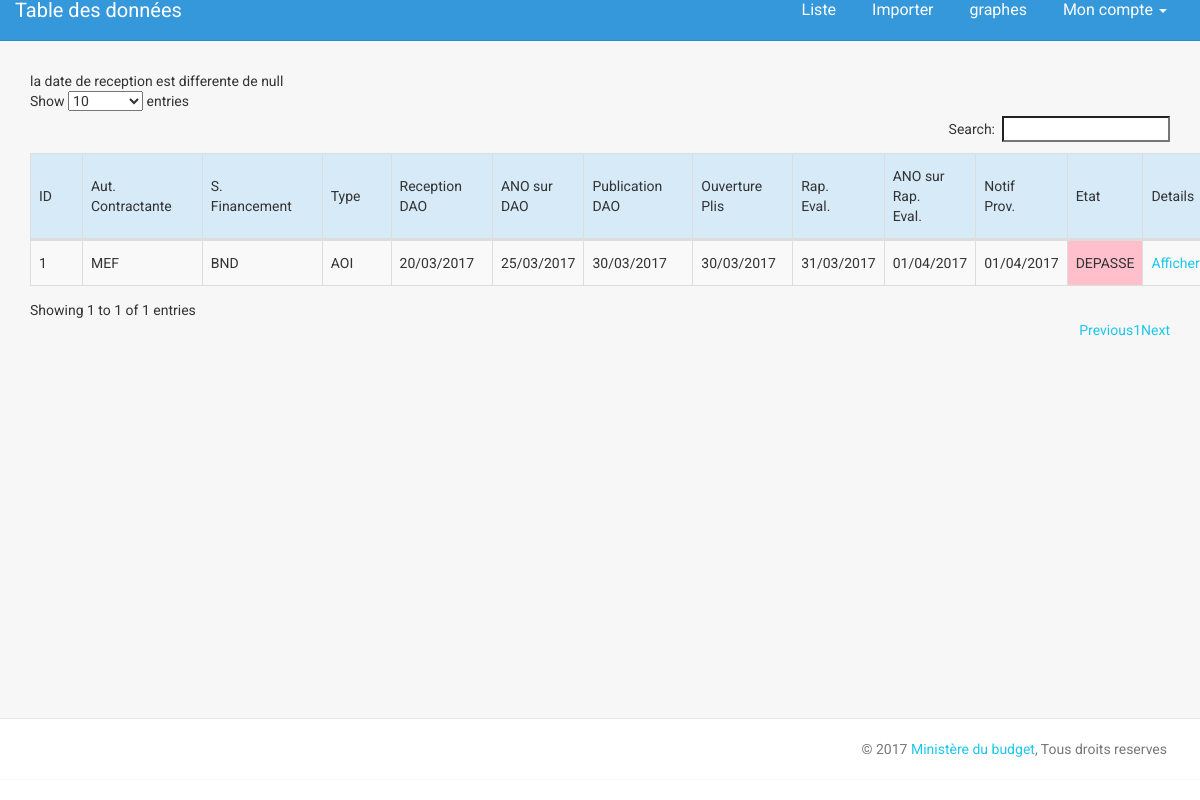
The page /data.php on the database as committed earlier.
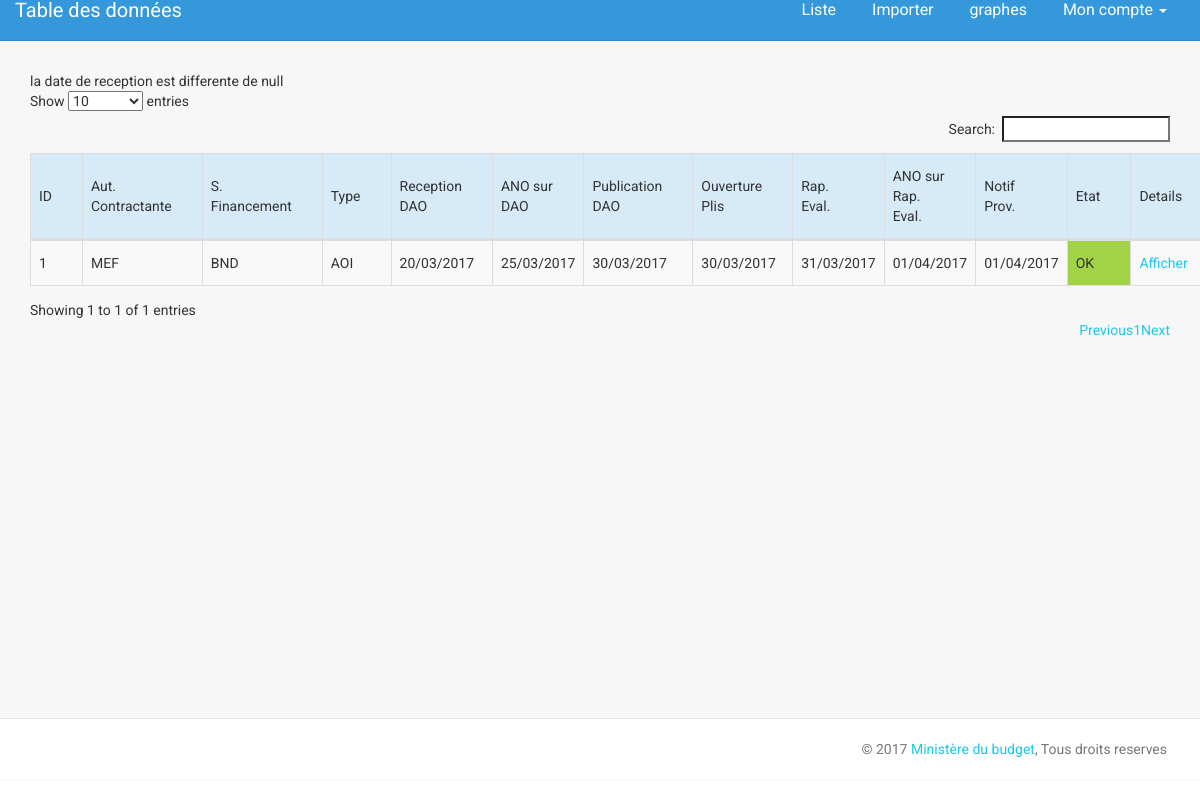
The same page on the database as committed later.
### tables this page shows
CREATE TABLE IF NOT EXISTS `projet` (
  `idProjet` int(11) NOT NULL AUTO_INCREMENT,
  `autoriteContractante` varchar(20) NOT NULL,
  `description` tinytext NOT NULL,
  `sourceFinancement` varchar(60) NOT NULL,
  `typeProcedure` varchar(20) NOT NULL,
  `dateReceptionDAO` varchar(20) NOT NULL,
  `dateAnoSurDAO` varchar(20) NOT NULL,
  `datePublicationDAO` varchar(20) NOT NULL,
  `dateOuverturePlis` varchar(20) NOT NULL,
  `dateRapportEvaluation` varchar(20) NOT NULL,
  `dateAnoSurRapEval` varchar(20) NOT NULL,
  `dateNotifProvisoir` varchar(20) NOT NULL,
  `projetNegoContrat` varchar(20) NOT NULL,
  `dateAnoProjetContrat` varchar(20) NOT NULL,
  `attribuaire` varchar(20) NOT NULL,
  `approbationAttribuaire` varchar(20) DEFAULT NULL,
  `montant` varchar(25) NOT NULL,
  `approbationAC` varchar(20) NOT NULL,
  `approbationACGPMP` varchar(20) NOT NULL,
  `approbationMEF` varchar(20) NOT NULL,
  `totalJour` varchar(10) DEFAULT NULL,
  `inferieur60` varchar(10) NOT NULL,
  `inferieur90` varchar(10) NOT NULL,
  `inferieur120` varchar(10) NOT NULL,
  `superieur120` varchar(10) NOT NULL,
  `commentaire` tinytext NOT NULL,
  `dateInsertion` datetime NOT NULL,
  PRIMARY KEY (`idProjet`)
);

### bd/CRUD.php (called while the page is built, shortened)
<?php
class CRUD{
	private $bdd ;
	public function setDb($p) {
			$this -> bdd = $p ;
		}
	public function selectProjetAll() {
			$requete = $this -> bdd ->query('SELECT * FROM projet
											ORDER BY dateInsertion DESC
										');
			$results = array();
			if($requete ->rowCount()>0){
					while($tmp = $requete -> fetch()){
						$results[] = new Projet($tmp);
				}
				return $results;
			}else return null;
		}
	public function selectProjetById($id) {
			$id = (int) $id;
			$requete = $this -> bdd ->prepare('SELECT * FROM projet
												WHERE idProjet = :id
												ORDER BY dateInsertion DESC
												LIMIT 1
												');
			$requete->bindValue(':id', $id, PDO::PARAM_INT);
			$requete->execute();
			if($requete ->rowCount()>0){
				$tmp = $requete -> fetch();
				$result = new Projet($tmp);
				return $result;
			}else return null;
		}
}
?>

### bd/Projet.php (called while the page is built, shortened)
<?php
class Projet {
	private $idProjet ;
	private $autoriteContractante ;
	private $sourceFinancement ;
	private $typeProcedure ;
	private $dateReceptionDAO ;
	private $dateAnoSurDAO ;
	private $datePublicationDAO;
	private $dateOuverturePlis ;
	private $dateRapportEvaluation ;
	private $dateAnoSurRapEval ;
	private $dateNotifProvisoir ;
	private $projetNegoContrat ;
	private $dateAnoProjetContrat ;
	private $approbationAttribuaire ;
	private $approbationAC ;
	private $approbationACGPMP ;
	private $approbationMEF ;
	public function getIdProjet () { return $this -> idProjet; }
	public function getSourceFinancement () { return $this -> sourceFinancement; }
	public function getAutoriteContractante () { return $this -> autoriteContractante; }
	public function getTypeProcedure () { return $this -> typeProcedure; }
	public function getDateReceptionDAO () { return $this -> dateReceptionDAO; }
	public function getDateAnoSurDAO () { return $this -> dateAnoSurDAO; }
	public function getDatePublicationDAO () { return $this -> datePublicationDAO; }
	public function getDateOuverturePlis () { return $this -> dateOuverturePlis; }
	public function getDateRapportEvaluation () { return $this -> dateRapportEvaluation; }
	public function getDateAnoSurRapEval () { return $this -> dateAnoSurRapEval; }
	public function getDateNotifProvisoir () { return $this -> dateNotifProvisoir; }
	public function getprojetNegoContrat() { return $this -> projetNegoContrat ; }
	public function getDateAnoProjetContrat() { return $this -> dateAnoProjetContrat ; }
	public function getApprobationAttribuaire() { return $this -> approbationAttribuaire ; }
	public function getApprobationAC() { return $this -> approbationAC ; }
	public function getApprobationACGPMP() { return $this -> approbationACGPMP ; }
	public function getApprobationMEF() { return $this -> approbationMEF ; }
	public function setIdProjet($p) { $this -> idProjet = $p ; }
	public function setSourceFinancement($p) { $this -> sourceFinancement = $p ; }
	public function setAutoriteContractante($p) { $this -> autoriteContractante = $p ; }
	public function setTypeProcedure($p) { $this -> typeProcedure = $p ; }
	public function setDateReceptionDAO($p) { $this -> dateReceptionDAO = $p ; }
	public function setDateAnoSurDAO($p) { $this -> dateAnoSurDAO = $p ; }
	public function setDatePublicationDAO($p) { $this -> datePublicationDAO = $p ; }
	public function setDateOuverturePlis($p) { $this -> dateOuverturePlis = $p ; }
	public function setDateRapportEvaluation($p) { $this -> dateRapportEvaluation = $p ; }
	public function setDateAnoSurRapEval($p) { $this -> dateAnoSurRapEval = $p ; }
	public function setDateNotifProvisoir($p) { $this -> dateNotifProvisoir = $p ; }
	public function setprojetNegoContrat($p) { $this -> projetNegoContrat = $p ; }
	public function setDateAnoProjetContrat($p) { $this -> dateAnoProjetContrat = $p ;}
	public function setApprobationAttribuaire($p) { $this -> approbationAttribuaire = $p ; }
	public function setApprobationAC($p) { $this -> approbationAC = $p ; }
	public function setapprobationACGPMP($p) { $this -> approbationACGPMP = $p ; }
	public function setApprobationMEF($p) { $this -> approbationMEF = $p ; }
	public function hydrate(array $tab) {
		foreach ($tab as $cle => $valeur){
				$methode = 'set'.ucfirst($cle);
			}
	}
}
?>

### data.php (the view, shortened to what the rows shown need)
<!doctype html>
<html lang="en">
<head>
    <link href="assets/css/bootstrap.min.css" rel="stylesheet" />
    <link href="assets/css/animate.min.css" rel="stylesheet"/>
    <link href="assets/css/light-bootstrap-dashboard.css" rel="stylesheet"/>
    <link href="http://maxcdn.bootstrapcdn.com/font-awesome/4.2.0/css/font-awesome.min.css" rel="stylesheet">
    <link href="assets/css/pe-icon-7-stroke.css" rel="stylesheet" />
    <link href="assets/css/dataTables.bootstrap.min.css" rel="stylesheet" />
</head>
<body>
<div class="wrapper">
    <div class="main-panel">
     <div class="content">
		  <div class="container-fluid">
			<table id="table" class="table table-striped table-bordered" cellspacing="0" width="100%">
			<thead style='background-color:#D6EAF8;'>
				<tr>
				  <td>ID</td>
					<td>Aut. Contractante</td>
					<td>S. Financement</td>
					<td>Type</td>
					<td>Reception DAO</td>
					<td>ANO sur DAO</td>
					<td>Publication DAO</td>
					<td>Ouverture Plis</td>
					<td>Rap. Eval.</td>
					<td>ANO sur Rap. Eval.</td>
					<td>Notif Prov.</td>
					<td>Etat</td>
					<td>Details</td>
				</tr>
			</thead>
			<tbody>
			<?php
				require_once('bd/Projet.php');
				require_once('bd/connection_bd.php');
				require_once('bd/CRUD.php');
				require_once('bd/fonctions.inc.php');
				$obj_bdd = new CRUD ($bdd);
				$results = $obj_bdd -> selectProjetAll();
				if($results != null){
					foreach ($results AS $projet){
						$id = $projet -> getIdProjet();
						$res = etatProjet($id, $obj_bdd);
						 $class = 'ok';
						 $msg = 'OK' ;
						 $title = "Ce projet est dans les normes" ;
						if ($res['DEPASSE'] == true) {
							$class = 'depasser';
							$msg = 'DEPASSE' ;
							$title = $res['MESSAGE'] ;
						} elseif ($res['ALERT'] == true) {
							$class = 'alert';
							$msg = 'A RISQUE' ;
							$title = $res['MESSAGE'] ;
						}
						echo "
							<tr>
								<td>".$projet -> getIdProjet()."</td>
								<td>".$projet -> getAutoriteContractante()."</td>
								<td>".$projet -> getSourceFinancement()."</td>
								<td>".$projet -> getTypeProcedure()."</td>
								<td>".$projet -> getDateReceptionDAO()."</td>
								<td>".$projet -> getDateAnoSurDAO()."</td>
								<td>".$projet -> getDatePublicationDAO()."</td>
								<td>".$projet -> getDateOuverturePlis()."</td>
								<td>".$projet -> getDateRapportEvaluation()."</td>
								<td>".$projet -> getDateAnoSurRapEval()."</td>
								<td>".$projet -> getDateNotifProvisoir()."</td>
								<td class ='$class' title ='$title'>".$msg."</td>
								<td><a href='projet.php?id=$id'> Afficher </a></td>
							</tr>
						";
					}
				}
			?>
			  </tbody>
			</table>
		 </div>
        </div>
    </div>
</div>
</body>
</html>

Rows that differ between the two databases and show on the page:
changed projet "MEF": msg "DEPASSE" → "OK"
